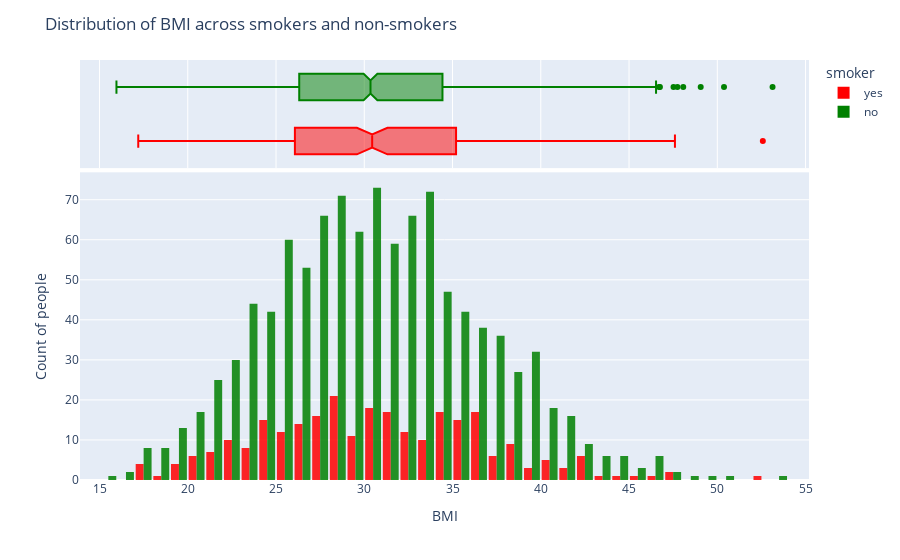

This figure's notebook cell:
### Markdown cell above
Smokers tend to have a similar BMI to non smokers

### Code cell
colors = {
    'yes': 'red',
    'no': 'green'
}
fig = px.histogram(medical_df,
                   x = 'bmi',
                   marginal = 'box', color = medical_df['smoker'],color_discrete_map=colors,
                   nbins= 47, barmode='group', opacity = 0.85) # every bmi has two bars associated to it split by smoker and non-smoker
fig.update_layout(
    bargap = 0.1,
    title = 'Distribution of BMI across smokers and non-smokers',
    xaxis_title = 'BMI',
    yaxis_title = 'Count of people')
fig.show()

### Figure 1 — Plotly figure (JSON) as saved in the notebook; plotly's stock layout.template omitted (floating-point values rounded to 4 significant figures; data arrays with more than 128 entries replaced by an {"elided": "..."} marker saying what was removed)
{"data": [{"alignmentgroup": "True", "bingroup": "x", "hovertemplate": "smoker=yes<br>bmi=%{x}<br>count=%{y}<extra></extra>", "legendgroup": "yes", "marker": {"color": "red", "opacity": 0.85, "pattern": {"shape": ""}}, "name": "yes", "nbinsx": 47, "offsetgroup": "yes", "orientation": "v", "showlegend": true, "type": "histogram", "x": {"elided": "274 float values"}, "xaxis": "x", "yaxis": "y"}, {"alignmentgroup": "True", "hovertemplate": "smoker=yes<br>bmi=%{x}<extra></extra>", "legendgroup": "yes", "marker": {"color": "red"}, "name": "yes", "notched": true, "offsetgroup": "yes", "showlegend": false, "type": "box", "x": {"elided": "274 float values"}, "xaxis": "x2", "yaxis": "y2"}, {"alignmentgroup": "True", "bingroup": "x", "hovertemplate": "smoker=no<br>bmi=%{x}<br>count=%{y}<extra></extra>", "legendgroup": "no", "marker": {"color": "green", "opacity": 0.85, "pattern": {"shape": ""}}, "name": "no", "nbinsx": 47, "offsetgroup": "no", "orientation": "v", "showlegend": true, "type": "histogram", "x": {"elided": "1064 float values"}, "xaxis": "x", "yaxis": "y"}, {"alignmentgroup": "True", "hovertemplate": "smoker=no<br>bmi=%{x}<extra></extra>", "legendgroup": "no", "marker": {"color": "green"}, "name": "no", "notched": true, "offsetgroup": "no", "showlegend": false, "type": "box", "x": {"elided": "1064 float values"}, "xaxis": "x2", "yaxis": "y2"}], "layout": {"bargap": 0.1, "barmode": "group", "legend": {"title": {"text": "smoker"}, "tracegroupgap": 0}, "margin": {"t": 60}, "title": {"text": "Distribution of BMI across smokers and non-smokers"}, "xaxis": {"anchor": "y", "domain": [0, 1], "title": {"text": "BMI"}}, "xaxis2": {"anchor": "y2", "domain": [0, 1], "matches": "x", "showgrid": true, "showticklabels": false}, "yaxis": {"anchor": "x", "domain": [0, 0.7326], "title": {"text": "Count of people"}}, "yaxis2": {"anchor": "x2", "domain": [0.7426, 1], "matches": "y2", "showgrid": false, "showline": false, "showticklabels": false, "ticks": ""}}}
